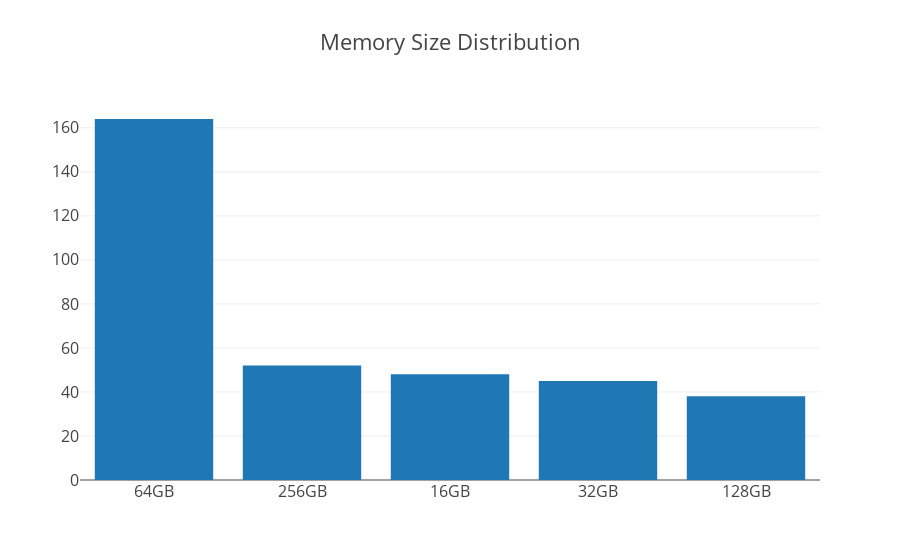

Notebook source saved alongside this figure:
### Code cell
data_size = [go.Bar(
            x=size_str,
            y=list(size)
    )]

iplot({'data':data_size, 'layout':{'title': 'Memory Size Distribution',
                          'font': dict(size=16)}}, filename='basic-bar')

### Figure 1 — Plotly figure (JSON) as saved in the notebook; plotly's stock layout.template omitted (floating-point values rounded to 4 significant figures)
{"data": [{"type": "bar", "uid": "b6002e9e-ccd4-11e8-8552-6a000073fc60", "x": ["64GB", "256GB", "16GB", "32GB", "128GB"], "y": [164, 52, 48, 45, 38]}], "layout": {"font": {"size": 16}, "title": "Memory Size Distribution"}}
